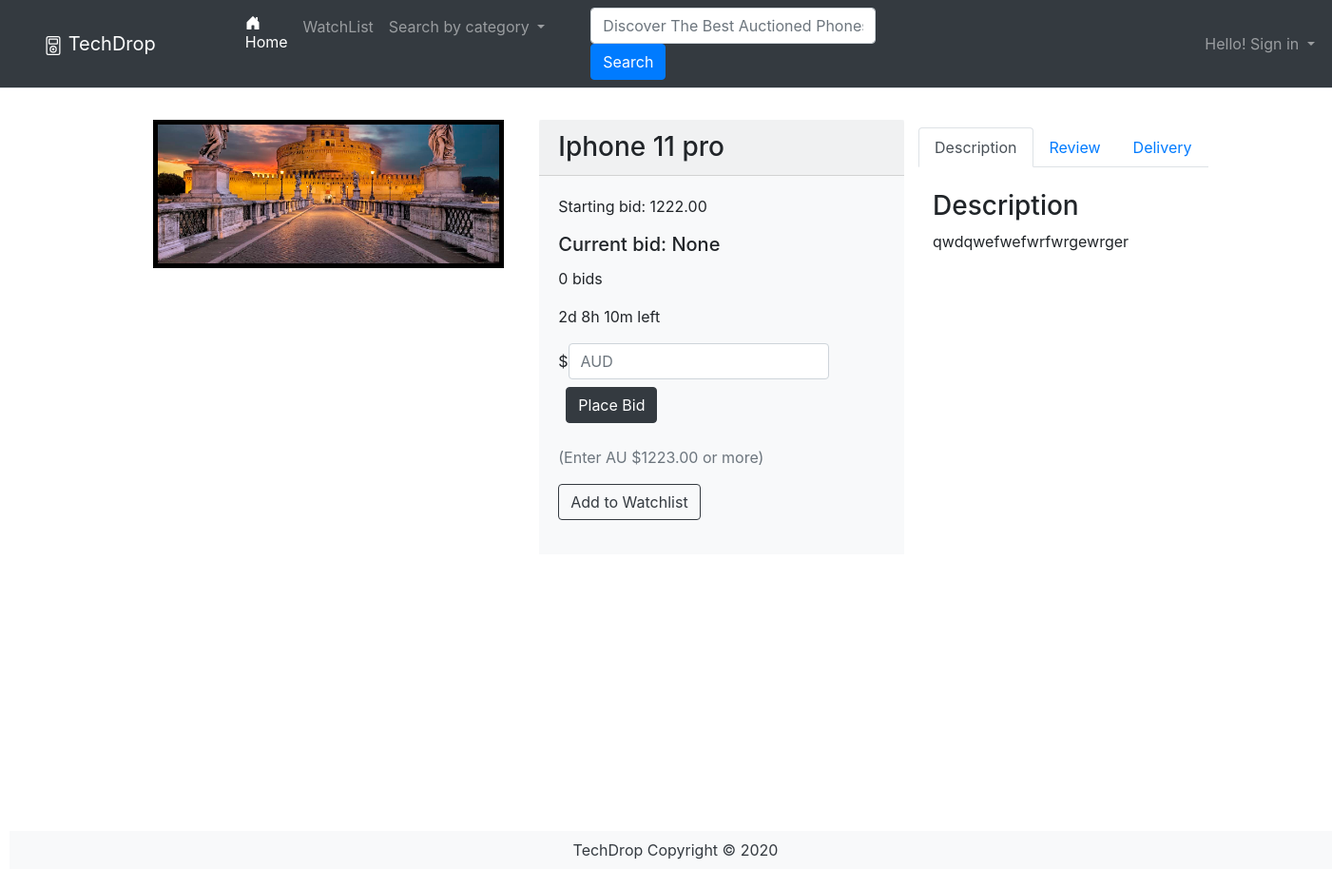
Screenshot of /auctions/1 with the database file from the repository.
### PhoneApp/models.py (models this page shows, shortened)
class Auctions(db.Model):
    __tablename__ = 'auctions'
    id = db.Column(db.Integer, primary_key=True)
    title = db.Column(db.String(80), nullable=False)
    model = db.Column(db.String(80), nullable=False)
    description = db.Column(db.String(200))
    image = db.Column(db.String(400))
    open_bid = db.Column(db.Float(), nullable=False)
    start = db.Column(db.DateTime, default=datetime.now())
    end = db.Column(db.DateTime)
    status = db.Column(db.String(80), default='Active')
    user_id = db.Column(db.Integer, db.ForeignKey('users.id'))
    brand_id = db.Column(db.Integer, db.ForeignKey('brands.id'))
    condition_id = db.Column(db.Integer, db.ForeignKey('condition.id'))
    reviews = db.relationship('Review', backref='auction')
    bids = db.relationship('Bid', backref='auction')
    watchlists = db.relationship('Watchlist', backref='auction')

### PhoneApp/auctions.py (the view, shortened to what this page needs)
@bp.route('/<id>',  methods=['GET', 'POST'])
def show(id):
    auction = Auctions.query.filter_by(id=id).first()
    placebid = PlaceBidForm()
    review_form = ReviewForm()
    watchlist_form = WatchListForm()
    current_bid = db.session.query(
        func.max(Bid.bid_amount)).filter_by(auction_id=id).scalar()
    current_bid2f = None
    if current_bid is not None:
        current_bid2f = "{:.2f}".format(current_bid)
    starting_bid = (float(auction.open_bid))
    starting_bid2f = "{:.2f}".format(starting_bid)
    bid_number = Bid.query.filter_by(auction_id=id).count()
    priceControl = ''
    if current_bid is None:
        priceControl = starting_bid + 1
    else:
        priceControl = current_bid + 1
    priceControl2f = "{:.2f}".format(priceControl)
    add_to_watchlist_button = ''
    if not current_user.is_authenticated:
        add_to_watchlist_button = 'Add to Watchlist'
    all_bids = Bid.query.filter_by(
        auction_id=id).order_by(Bid.bid_amount).all()
    count = 1
    for bid in all_bids:
        bid.count = count
        count += 1
    return render_template('auctions/show.html', auction=auction, review_form=review_form, watchlist=watchlist_form, bid_form=placebid, current_bid=current_bid2f, bid_number=bid_number,
                           starting_bid=starting_bid2f, priceControl=priceControl2f, add_to_watchlist_button=add_to_watchlist_button, all_bids=all_bids)

### PhoneApp/forms.py
class PlaceBidForm(FlaskForm):
    bid_amount = FloatField('$', [validators.NumberRange(min=1)])
    place = SubmitField('Place Bids')

class ReviewForm(FlaskForm):
    review = TextAreaField('', validators=[InputRequired('Review Is Required'), Length(
        min=5, max=400, message='Comment is too long or too short')])
    submit = SubmitField('Write Review')

### PhoneApp/templates/Auctions/show.html (shortened to what this page needs)
{% extends 'base.html' %}
{% import "bootstrap/wtf.html" as wtf %}
{% block content %}
<div class="container">
    <div class="row mt-2">
        <div class="col ml-2">
            <div class="text-center">
                <picture style="position:relative; left:0px; top:25px;">
                    <img src="{{auction.image}}" class="image" srcset="{{auction.image}} 5000w"
                        style="border:5px solid black" style=".image;margin:50px 0px">
                </picture>
            </div>
        </div>
        <div class="col mt-0.5">
            <div class="itemcard bg-light mb-3" style="position:relative; left: 0px; top:25px;">
                <div class="card-header h3">{{auction.title}}</div>
                <div class="card-body">
                    <p class="card-text">Starting bid: {{ starting_bid }}</p>
                    <h5 class="card-title">Current bid: {{ current_bid }}</h5>
                    <p class="card-text">{{ bid_number }} bids</p>
                    <p class="card-text">2d 8h 10m left</p>
                    {% if auction.user_id != current_user.id %}
                    <form class="form-inline" action="/auctions/{{auction.id}}/bid" method="POST" class="form"
                        role="form">
                        <div class="form-group mb-2">
                            {{ wtf.form_field(bid_form.bid_amount, placeholder="AUD") }}
                        </div>
                        <button type="submit" id="place" name="place" class="btn btn-dark mb-2 ml-2">Place Bid</button>
                    </form>
                    <div>
                        <p class="text-muted">(Enter AU ${{priceControl}} or more)</p>
                    </div>
                    <form action="/watchlists/{{(auction.id)}}/add" method="POST" class="form" role="form">
                        <button type="submit" id="add" name="add"
                            class="btn btn-outline-dark">{{add_to_watchlist_button}}</button>
                    </form>
                    {% endif %}
                </div>
            </div>
        </div>
        <div class="row mt-2">
            <div class="container" style="position:relative; left: 0px; top:25px;">
                <ul class="nav nav-tabs" id="myTab" role="tablist">
                    <li class="nav-item" role="presentation">
                        <a class="nav-link active" id="description-tab" data-toggle="tab" href="#description" role="tab"
                            aria-controls="description" aria-selected="true">Description</a>
                    </li>
                    <li class="nav-item" role="presentation">
                        <a class="nav-link" id="review-tab" data-toggle="tab" href="#review" role="tab"
                            aria-controls="review" aria-selected="false">Review</a>
                    </li>
                    <li class="nav-item" role="presentation">
                        <a class="nav-link" id="contact-tab" data-toggle="tab" href="#delivery" role="tab"
                            aria-controls="delivery" aria-selected="false">Delivery</a>
                    </li>
                </ul>
                <div class="tab-content">
                    <div id="description" class="container tab-pane active"><br>
                        <h3>Description</h3>
                        <p>{{auction.description}}</p>
                    </div>
                </div>
            </div>
        </div>
    </div>
</div>
{% endblock %}

### rows the page displays
Auctions: image (picture), title "Iphone 11 pro", description "qwdqwefwefwrfwrgewrger"

### other values shown
{{ starting_bid }} "1222.00"
{{ current_bid }} "None"
{{ bid_number }} "0"
{{ priceControl }} "1223.00"
{{ add_to_watchlist_button }} "Add to Watchlist"
